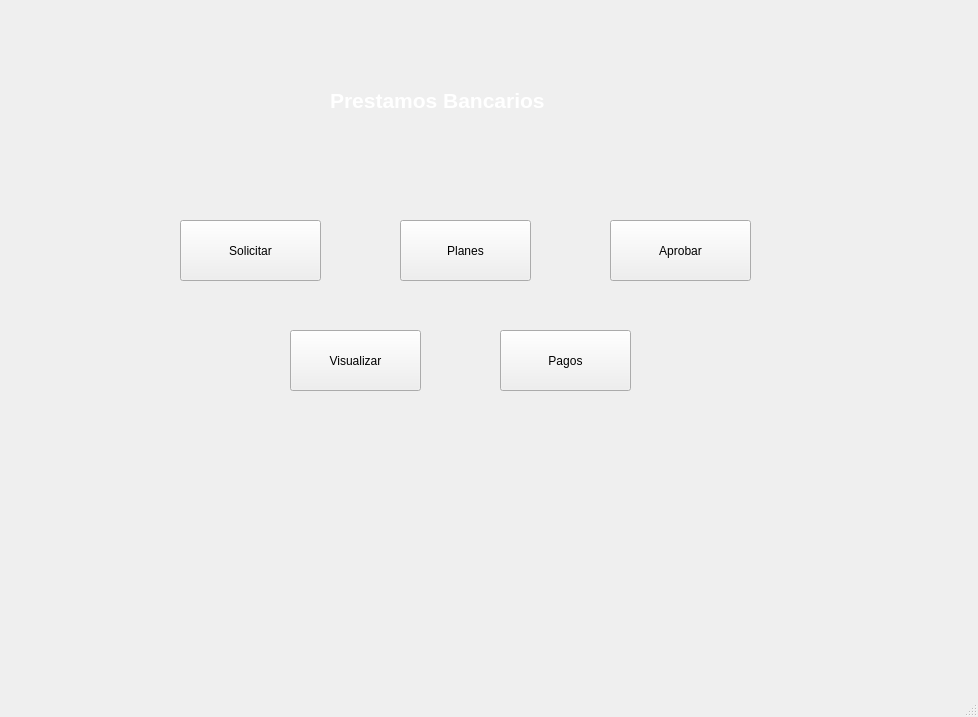
<?xml version="1.0" encoding="UTF-8"?>
<ui version="4.0">
 <class>MainWindow</class>
 <widget class="QMainWindow" name="MainWindow">
  <property name="geometry">
   <rect>
    <x>0</x>
    <y>0</y>
    <width>978</width>
    <height>717</height>
   </rect>
  </property>
  <property name="windowTitle">
   <string>MainWindow</string>
  </property>
  <widget class="QWidget" name="centralwidget">
   <widget class="QLabel" name="label">
    <property name="geometry">
     <rect>
      <x>-20</x>
      <y>-40</y>
      <width>1021</width>
      <height>731</height>
     </rect>
    </property>
    <property name="styleSheet">
     <string notr="true">image: url(:/imagenes/fondo_proyecto.png);</string>
    </property>
    <property name="text">
     <string/>
    </property>
   </widget>
   <widget class="QLabel" name="label_2">
    <property name="geometry">
     <rect>
      <x>330</x>
      <y>70</y>
      <width>341</width>
      <height>61</height>
     </rect>
    </property>
    <property name="font">
     <font>
      <pointsize>12</pointsize>
      <weight>75</weight>
      <bold>true</bold>
     </font>
    </property>
    <property name="text">
     <string>&lt;html&gt;&lt;head/&gt;&lt;body&gt;&lt;p&gt;&lt;span style=&quot; font-size:16pt; color:#ffffff;&quot;&gt;Prestamos Bancarios&lt;/span&gt;&lt;/p&gt;&lt;/body&gt;&lt;/html&gt;</string>
    </property>
   </widget>
   <widget class="QPushButton" name="btn_solicitar">
    <property name="geometry">
     <rect>
      <x>180</x>
      <y>220</y>
      <width>141</width>
      <height>61</height>
     </rect>
    </property>
    <property name="text">
     <string>Solicitar</string>
    </property>
   </widget>
   <widget class="QPushButton" name="btn_planes">
    <property name="geometry">
     <rect>
      <x>400</x>
      <y>220</y>
      <width>131</width>
      <height>61</height>
     </rect>
    </property>
    <property name="text">
     <string>Planes</string>
    </property>
   </widget>
   <widget class="QPushButton" name="btn_aprobar">
    <property name="geometry">
     <rect>
      <x>610</x>
      <y>220</y>
      <width>141</width>
      <height>61</height>
     </rect>
    </property>
    <property name="text">
     <string>Aprobar</string>
    </property>
   </widget>
   <widget class="QPushButton" name="btn_visualizar">
    <property name="geometry">
     <rect>
      <x>290</x>
      <y>330</y>
      <width>131</width>
      <height>61</height>
     </rect>
    </property>
    <property name="text">
     <string>Visualizar</string>
    </property>
   </widget>
   <widget class="QPushButton" name="btn_pagos">
    <property name="geometry">
     <rect>
      <x>500</x>
      <y>330</y>
      <width>131</width>
      <height>61</height>
     </rect>
    </property>
    <property name="text">
     <string>Pagos</string>
    </property>
   </widget>
  </widget>
  <widget class="QStatusBar" name="statusbar"/>
 </widget>
 <resources>
  <include location="../imagenes/imagenes.qrc"/>
 </resources>
 <connections/>
</ui>
